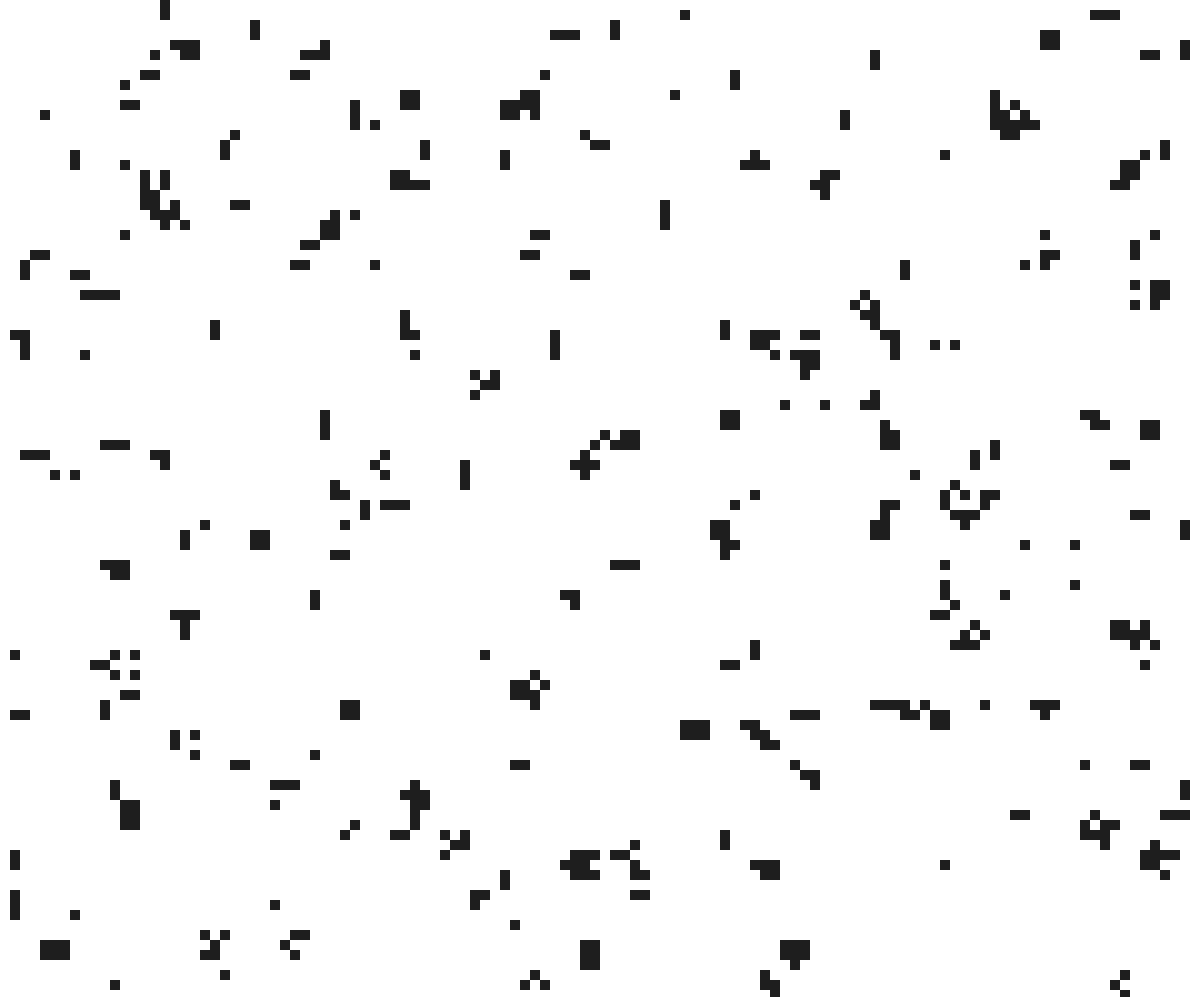
Frame 1 (no input)
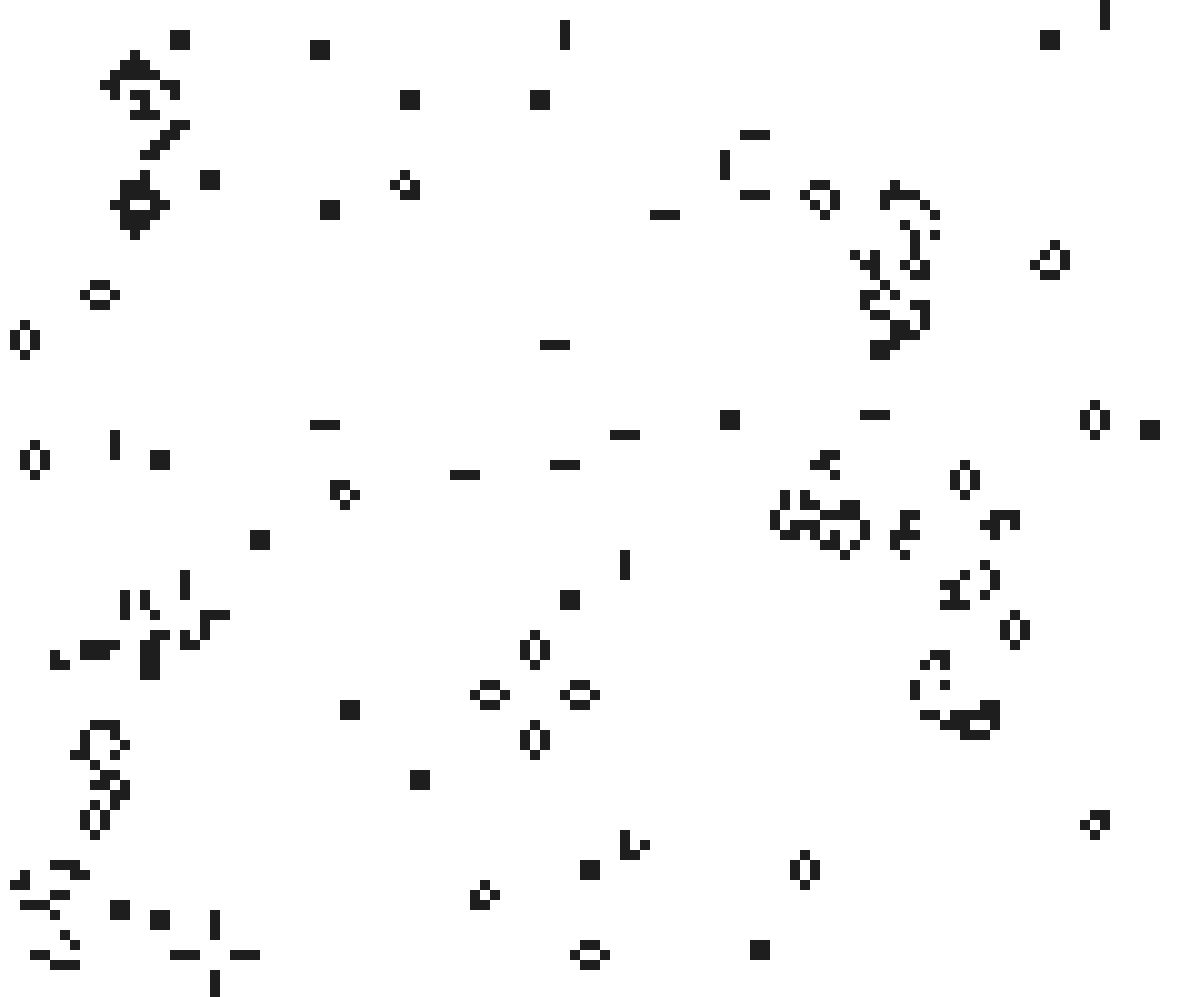
Frame 60 (no input)
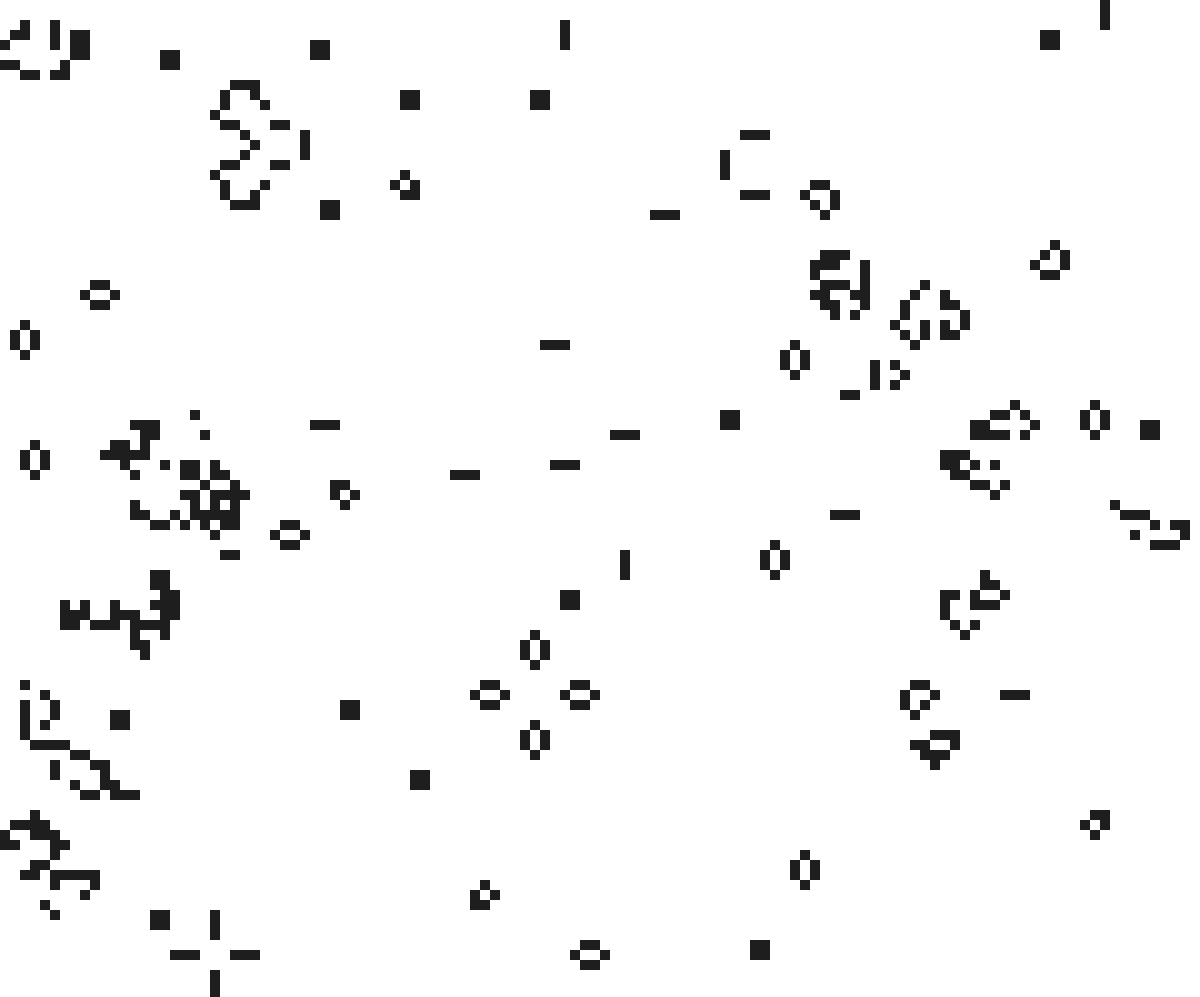
Frame 120 (the mouse pressed at the canvas centre since frame 60)

The p5.js sketch that drew these frames (run headless with seeded random() and noise() and a simulated clock; from frame 60 on, the mouse is pressed at the canvas centre):

// p5.js sketch
// ── sketch.js
//#region BOARD SIZE params declarations
var BOARD_WIDTH;
var BOARD_HEIGHT;
const GRID_SIZE = 10;
const BACKGROUND = 240;
//#endregion

//#region UI elements declaration
var select;
var canvas;
var runBtn;
var resetButton;
//#endregion

//#region FLAGs and MARKERs declaration
var board;
var running;	//set to true to collapse recursion stacks when the reset button is clicked
//#endregion

class Board
{
	constructor(x, y)
	{
		this.x = x;
		this.y = y;

		this.alive_nearby = 0;

		this.alive = false;
	}

	drawCell()
	{
		if (this.alive) fill(30);
		else fill('white');

		rectMode(CORNERS);
		stroke('gray');
		strokeWeight(0);
		rect(this.x , this.y, this.x + GRID_SIZE, this.y + GRID_SIZE);
	}
}


function initStartParams()
{
	board = [];

	// init and construct grid matrix
	for (let x = 0; x < BOARD_WIDTH * GRID_SIZE; x += GRID_SIZE)
	{
		let row = [];
		for (let y = 0; y < BOARD_HEIGHT * GRID_SIZE; y += GRID_SIZE)
		{
			var cell = new Board(x,y);
			if(random([0,1,2,3,4,5,6,7,8,9]) == 0) cell.alive = true;	// init with random state
			row.push(cell);
		}
		board.push(row);
	}

	//init graph adjacency list
	// for (let x = 0; x < board.length; x++)
	// {
	// 	for (let y = 0; y < board[x].length; y++)
	// 	{
	// 		if(y-1 >= 0)				board[x][y].top = board[x][y-1];
	// 		if(y+1 <= BOARD_HEIGHT-1)	board[x][y].bottom = board[x][y+1];
	// 		if(x-1 >= 0)				board[x][y].left = board[x-1][y];
	// 		if(x+1 <= BOARD_WIDTH-1)	board[x][y].right = board[x+1][y];
	// 	}
	// }
}
function drawGrid()
{
	for (let x = 0; x < board.length; x++)
	{
		for (let y = 0; y < board[x].length; y++)
		{
			board[x][y].drawCell();
		}
	}
}

function countNeighbours(cell)
{
	let curr_x = cell.x / GRID_SIZE;
	let curr_y = cell.y / GRID_SIZE;
	let n_alive_nearby = 0;

	for (let x = -1; x <= 1; x++)
	{
		for(let y = -1; y <= 1; y++)
		{
			if(x == 0 && y == 0) continue;
			// print('checking:',x,y);
			try
			{
				if(board[curr_x + x][curr_y + y].alive) 
				{
					n_alive_nearby++;
					// print(curr_x + x,curr_y + y);
				}
			}
			catch (error)
			{
				// print(error)
			}
		}
	}

	cell.alive_nearby = n_alive_nearby;
}

function setup()
{
	frameRate(24);
	background(BACKGROUND);

	BOARD_WIDTH = Math.floor((windowWidth) / GRID_SIZE);
	BOARD_HEIGHT = Math.floor((windowHeight) / GRID_SIZE);

	canvas = createCanvas(BOARD_WIDTH * GRID_SIZE, BOARD_HEIGHT * GRID_SIZE);
	canvas.position(0,3);

	initStartParams();
	// drawGrid();
}

function draw()
{
	for (let x = 0; x < board.length; x++)
	{
		for (let y = 0; y < board[x].length; y++)
		{
			countNeighbours(board[x][y])
			// print(x, y, " : " , board[x][y].alive_nearby)
		}
	}

	for (let x = 0; x < board.length; x++)
	{
		for (let y = 0; y < board[x].length; y++)
		{
			let cell = board[x][y]

			// countNeighbours(cell)

			if (cell.alive && cell.alive_nearby < 2) 						
			{
				cell.alive = false;
				cell.drawCell();
				continue;
			}
			if (cell.alive && cell.alive_nearby >= 2 && cell.alive_nearby <= 3)
			{
				cell.alive = true; 	
				cell.drawCell();
				continue;
			}
			if (cell.alive && cell.alive_nearby > 3) 							
			{
				cell.alive = false; 	
				cell.drawCell();
				continue;
			}
			if (cell.alive == false && cell.alive_nearby == 3)					
			{
				cell.alive = true;
				cell.drawCell();
				continue;
			}
		}
	}

	// drawGrid();
}
